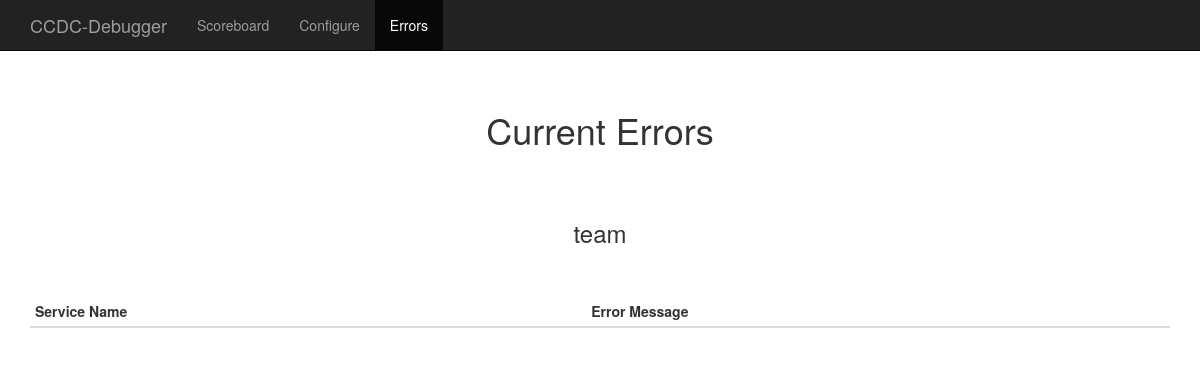
The app's page /errors, older data.
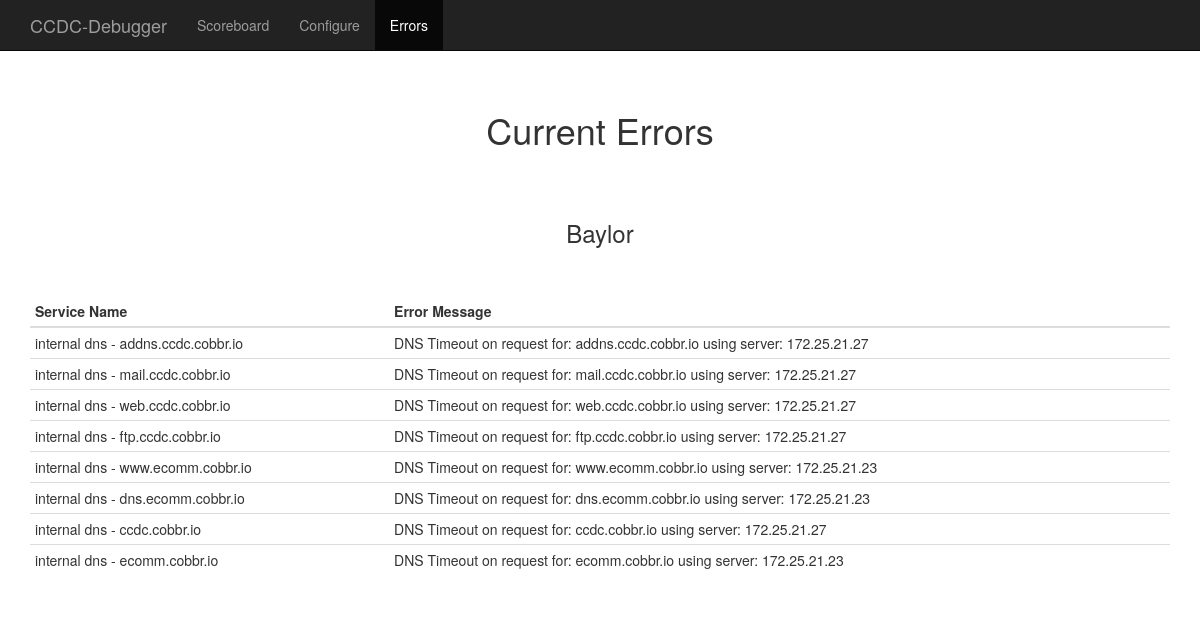
The same page, newer data.
### tables this page shows
CREATE TABLE team (
    team_id INTEGER PRIMARY KEY ASC,
    team_name TEXT NOT NULL
);

CREATE TABLE service (
    service_id INTEGER PRIMARY KEY ASC,
    service_type_id INTEGER NOT NULL,
    team_id INTEGER NOT NULL,
    service_name TEXT NOT NULL,
    service_connection TEXT NOT NULL,
    service_request TEXT NOT NULL,
    service_expected_result TEXT NOT NULL,
    service_active INTEGER NOT NULL DEFAULT 1,
    FOREIGN KEY (service_type_id) REFERENCES service_type(service_type_id),
    FOREIGN KEY (team_id) REFERENCES team(team_id)
);

### debugger.py (the view)
@app.route('/errors')
def errors():
    return render_template('errors.html')

### debugger.py (called while the page is built)
def database_connect():
    try:
        conn = sqlite3.connect('./data/debugger.db')
        conn.row_factory = sqlite3.Row
        return conn
    except Exception as e:
        print "Error connecting to database. Must run 'flask setup' prior to running."
        sys.exit()

def execute_db_query(query, args=None):
    conn = database_connect()
    cur = conn.cursor()
    if(args):
        cur.execute(query, args)
    else:
        cur.execute(query)
    conn.commit()
    results = cur.fetchall()
    cur.close()
    conn.close()
    return results

@app.context_processor
def utility_processor():
    return dict(execute_db_query=execute_db_query)

### templates/errors.html (shortened to what this page needs)
<!DOCTYPE html>
<html lang="en">
  <head>
    <link href="{{ url_for('static', filename='css/bootstrap.min.css') }}" rel="stylesheet">
    <link href="{{ url_for('static', filename='css/starter-template.css') }}" rel="stylesheet">
  </head>
  <body>
    <nav class="navbar navbar-inverse navbar-fixed-top">
      <div class="container">
        <div class="navbar-header">
          <a class="navbar-brand" href="scoreboard">CCDC-Debugger</a>
        </div>
        <div id="navbar" class="collapse navbar-collapse">
          <ul class="nav navbar-nav">
            <li><a href="scoreboard">Scoreboard</a></li>
            <li><a href="configure">Configure</a></li>
            <li class="active"><a href="errors">Errors</a></li>
          </ul>
        </div>
      </div>
    </nav>
    <div class="starter-template">
      <h1>Current Errors</h1>
      <div class="container">
        {% for team in execute_db_query('select * from team') %}
        <h3 class="starter-template">{{ team['team_name'] }}</h3>
        <table class="table table-condensed">
          <thead>
            <tr>
              <th>Service Name</th>
              <th>Error Message</th>
            </tr>
          </thead>
          <tbody>
            {% for service in execute_db_query('select * from service as s join team as t on(s.team_id=t.team_id) where t.team_id = ? and 0 = (select poll_score from poll where poll.service_id = s.service_id order by poll_time DESC LIMIT 1)', [team['team_id']]) %}
            <tr>
              <td>{{ service['service_name'] }}</td>
              <td>{{ execute_db_query('select error_message from error join service on(error.service_id = service.service_id) WHERE service.service_id = ? ORDER BY error_time DESC LIMIT 1', [service['service_id']])[0]['error_message'] }}</td>
            </tr>
          {% endfor %}
          </tbody>
        </table>
        {% endfor %}
      </div>
  </body>
</html>

Row changes from the older to the newer data that the page shows:
changed team: gains service (service_name "internal dns - addns.ccdc.cobbr.io", execute_db_query "DNS Timeout on request for: addns.ccdc.cobbr.io using server: 172.25.21.27"); gains service (service_name "internal dns - mail.ccdc.cobbr.io", execute_db_query "DNS Timeout on request for: mail.ccdc.cobbr.io using server: 172.25.21.27"); gains service (service_name "internal dns - web.ccdc.cobbr.io", execute_db_query "DNS Timeout on request for: web.ccdc.cobbr.io using server: 172.25.21.27"); gains service (service_name "internal dns - ftp.ccdc.cobbr.io", execute_db_query "DNS Timeout on request for: ftp.ccdc.cobbr.io using server: 172.25.21.27"); gains service (service_name "internal dns - www.ecomm.cobbr.io", execute_db_query "DNS Timeout on request for: www.ecomm.cobbr.io using server: 172.25.21.23"); gains service (service_name "internal dns - dns.ecomm.cobbr.io", execute_db_query "DNS Timeout on request for: dns.ecomm.cobbr.io using server: 172.25.21.23"); gains service (service_name "internal dns - ccdc.cobbr.io", execute_db_query "DNS Timeout on request for: ccdc.cobbr.io using server: 172.25.21.27"); team_name "team" → "Baylor"
added service: service_name "internal dns - ecomm.cobbr.io", execute_db_query "DNS Timeout on request for: ecomm.cobbr.io using server: 172.25.21.23"
